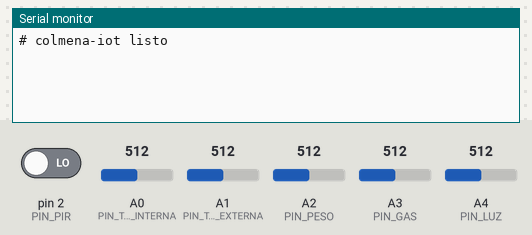
This sketch was run on a simulated Arduino Uno, built with avr-gcc and run on an emulated ATmega328P. Parts: the last lines printed to the serial monitor. The test bench sets the inputs (shaded band); at power-on: A0 (PIN_TEMP_INTERNA) = 512, A1 (PIN_TEMP_EXTERNA) = 512, A2 (PIN_PESO) = 512, A3 (PIN_GAS) = 512, A4 (PIN_LUZ) = 512, pin 2 (PIN_PIR) LOW.

Above: at 1.2 s.
1.3 s: A0 (PIN_TEMP_INTERNA) set to 716
At 2.6 s:
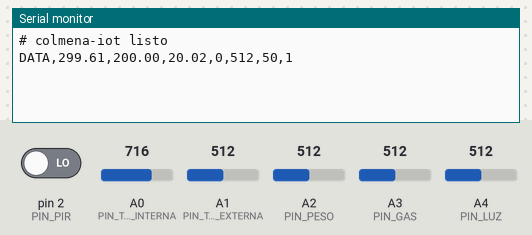
5.5 s: A1 (PIN_TEMP_EXTERNA) set to 716
At 6.8 s:
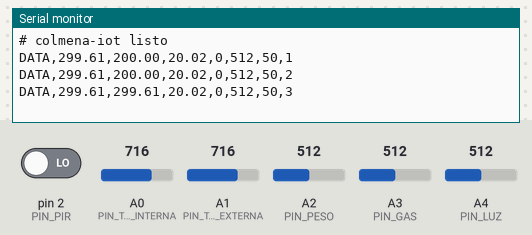
7.0 s: A2 (PIN_PESO) set to 716
At 8.4 s:
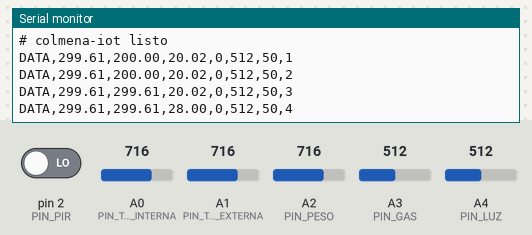
8.5 s: A3 (PIN_GAS) set to 716
10.0 s: A4 (PIN_LUZ) set to 716
At 11.2 s:
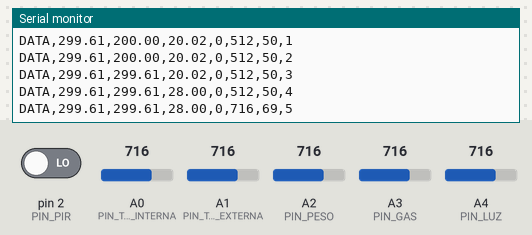
11.5 s: pin 2 (PIN_PIR) driven HIGH
At 13.1 s:
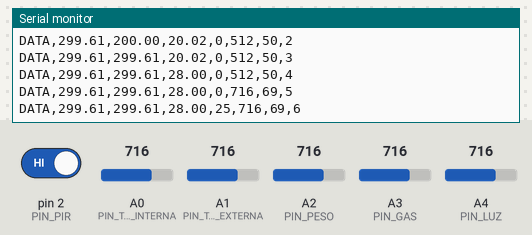

The sketch:

colmena_iot.ino
```cpp
const int PIN_TEMP_INTERNA = A0;  // TMP36 dentro de la colmena
const int PIN_TEMP_EXTERNA = A1;  // TMP36 a la sombra afuera
const int PIN_PESO = A2;          // sensor de fuerza bajo la base
const int PIN_GAS = A3;
const int PIN_LUZ = A4;           // fotorresistor afuera
const int PIN_PIR = 2;            // PIR apuntando a la piquera

const unsigned long INTERVALO_MS = 2000;
const float PESO_MAX_KG = 40.0;  // peso que corresponde a la lectura 1023
const int MUESTRAS_PIR = 20;     // lecturas del PIR dentro de cada intervalo
unsigned long numero_lectura = 0;  // numera cada linea para que la PC no repita ni pierda

float leer_tmp36(int pin) {
  float voltaje = analogRead(pin) * 5.0 / 1024.0;  // ADC de 10 bits
  return (voltaje - 0.5) * 100.0;                  // formula del TMP36
}

float leer_peso_kg() {
  return analogRead(PIN_PESO) * PESO_MAX_KG / 1023.0;  // calibrar con un peso conocido
}

int leer_luz_pct() {
  return constrain(map(analogRead(PIN_LUZ), 0, 1023, 0, 100), 0, 100);
}

// Muestrea el PIR durante el intervalo y devuelve el porcentaje con movimiento
int medir_actividad_pct() {
  int detecciones = 0;
  for (int i = 0; i < MUESTRAS_PIR; i++) {
    if (digitalRead(PIN_PIR) == HIGH) detecciones++;
    delay(INTERVALO_MS / MUESTRAS_PIR);  // este ciclo marca el ritmo de envio
  }
  return detecciones * 100 / MUESTRAS_PIR;
}

void setup() {
  Serial.begin(9600);
  pinMode(PIN_PIR, INPUT);
  Serial.println("# colmena-iot listo");  // la PC ignora lineas con #
}

void loop() {
  int actividad = medir_actividad_pct();
  numero_lectura++;
  Serial.print("DATA,");
  Serial.print(leer_tmp36(PIN_TEMP_INTERNA), 2);
  Serial.print(',');
  Serial.print(leer_tmp36(PIN_TEMP_EXTERNA), 2);
  Serial.print(',');
  Serial.print(leer_peso_kg(), 2);
  Serial.print(',');
  Serial.print(actividad);
  Serial.print(',');
  Serial.print(analogRead(PIN_GAS));
  Serial.print(',');
  Serial.print(leer_luz_pct());
  Serial.print(',');
  Serial.println(numero_lectura);
}
```

Measured:
- after the input at 1.3 s, the serial monitor: prints a new line after 0.70 s (image 1)
- after the input at 5.5 s, the serial monitor: prints a new line after 0.51 s (image 2)
- after the input at 7.0 s, the serial monitor: prints a new line after 1.0 s (image 3)
- after the input at 10.0 s, the serial monitor: prints a new line at once (image 4)
- after the input at 11.5 s, the serial monitor: prints a new line after 0.52 s (image 5)
